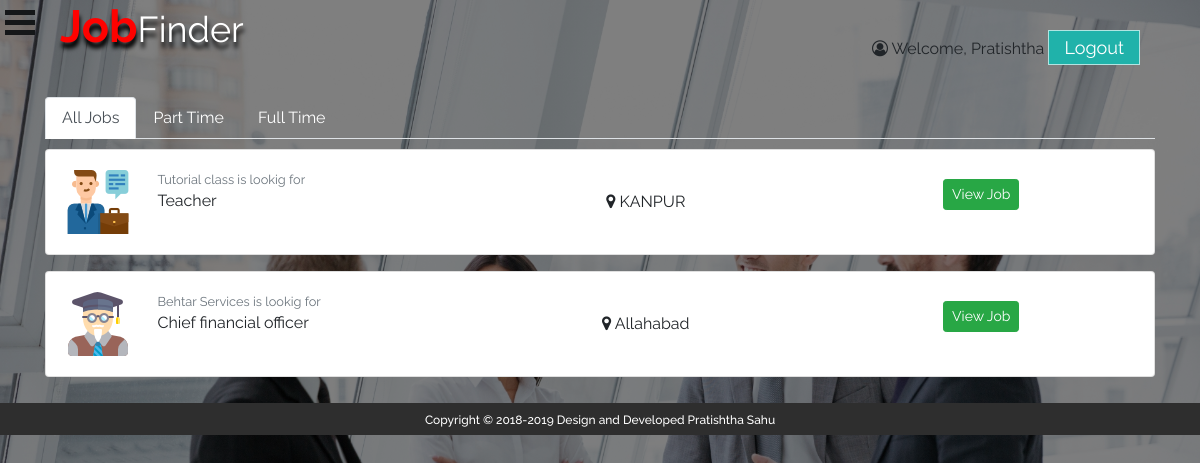
The app's page /jobportal/user/jobseeker_dashboard.php (signed in) with its own data.
### tables this page shows
CREATE TABLE `register_jobseeker` (
  `id` int(6) UNSIGNED NOT NULL,
  `Fname` text NOT NULL,
  `Lname` text NOT NULL,
  `FatherName` text NOT NULL,
  `gender` text NOT NULL,
  `dob` text,
  `phone` char(10) NOT NULL,
  `email` text NOT NULL,
  `password` varchar(30) NOT NULL,
  `address` text NOT NULL,
  `resume_file` text NOT NULL,
  `flag` int(1) NOT NULL DEFAULT '0',
  `reg_date` timestamp NOT NULL DEFAULT CURRENT_TIMESTAMP ON UPDATE CURRENT_TIMESTAMP
);

CREATE TABLE `new_jobs` (
  `id` int(6) UNSIGNED NOT NULL,
  `companyname` text NOT NULL,
  `position` text NOT NULL,
  `job_type` text NOT NULL,
  `location` text NOT NULL,
  `salary` text NOT NULL,
  `education` text NOT NULL,
  `experience` text NOT NULL,
  `contact` text NOT NULL,
  `additionaldetails` text NOT NULL,
  `emp_email` text NOT NULL,
  `flag` int(11) NOT NULL,
  `applicants_id` text NOT NULL,
  `reg_date` timestamp NOT NULL DEFAULT CURRENT_TIMESTAMP ON UPDATE CURRENT_TIMESTAMP
);

### jobportal/user/jobseeker_dashboard.php (the view, shortened to what this page needs)
<?php include_once('../header.php');?>
<ul class="nav nav-tabs">
   <li class="nav-item">
      <a class = "nav-link active" href = "#all" data-toggle = "tab">
         All Jobs
      </a>
   </li>
   <li class="nav-item"><a class = "nav-link" href = "#part" data-toggle = "tab">Part Time</a></li>
   <li class="nav-item"><a class = "nav-link" href = "#full" data-toggle = "tab">Full Time</a></li>
</ul>
<div id = "myTabContent" class = "tab-content">
   <div class = "tab-pane active" id = "all">
      <div id="status">
<?php
$sql="SELECT * FROM new_jobs where flag!=0";
	$result=mysqli_query($conn,$sql);
	if($result->num_rows>0)
	{
		while($row=$result->fetch_assoc())
		{ ?>
	<div class="card mb-3">
  <div class="card-body">
  <div class="row">
    <div class="col-1">
	<img src="../image/<?php echo (rand(1,9)); ?>.png"/>
	</div>
    <div class="col">
	<p class="card-text"><small class="text-muted"><?php echo $row["companyname"]; ?> is lookig for </small>
    <br/><?php echo $row["position"]; ?></p>
    </div>
    <div class="col" style=" display: block; margin: auto; text-align: center; ">
     <i class="fa fa-map-marker" aria-hidden="true"></i> <?php echo $row["location"]; ?>
    </div>
    <div class="col" style=" display: block; margin: auto; text-align: center; ">
<form method="GET" action="user_viewjob.php" name="submit">
     <button type="submit" class="btn btn-success btn-sm">View Job</button>
	 </form>
    </div>
  </div>
  </div>
</div>
		<?php }
	}
	else
	{
		echo "o result";
	}
?>
</div>
   </div>
</div>
</div>
<?php include_once('../footer.php')?>

### jobportal/header.php (shortened to what this page needs)
<html>
<head>
<link href="/jobportal/css/bootstrap.css" rel="stylesheet">
<link href="/jobportal/css/style.css" rel="stylesheet">
<link href="https://stackpath.bootstrapcdn.com/font-awesome/4.7.0/css/font-awesome.min.css" rel="stylesheet">
</head>
<?php
include_once('sidebar.php');
?>
<body class="bg-image">
<div class="main-container" id="main-container">
<div class="header">
<h2>Job<small>Finder</small></h2>
<ul class="main-nav">
<?php
 if(isset($_SESSION['useremail'])){
include_once('db.php');
$usremail = $_SESSION['useremail'];
$sql="SELECT Fname FROM register_jobseeker where email='$usremail'";
	$result=mysqli_query($conn,$sql);
	$row=$result->fetch_assoc();
	 ?><li class="active"><i class="fa fa-user-circle-o" aria-hidden="true"></i>
 Welcome, <?php echo $row["Fname"]; ?></li>
<li class="active"><form method="POST" action="<?php echo htmlspecialchars($_SERVER["PHP_SELF"]);?>"><input type="submit" class="btn-change8" name="logoutfrom" value="Logout"/></form></li><?php } ?>
</ul>
</div>
<div class="container">

### jobportal/css/style.css (style rules this page uses)
body { margin: 0; font-family: Arial, Helvetica, sans-serif; }
.main-container { width:100%; display:block; margin:0 auto; }
div#myTabContent { padding: 10px 0; }
.nav-tabs .nav-link { color: #ffffff; }
input[type="submit"] { border: none; outline: none; height: 35px; background: lightseagreen; color: #fff; font-size: 18px; margin: 0 auto; display: table; width: auto; border: 1px solid #ffffffa6; padding: 0 15px; }
.container { display: table; margin: auto; }
.searchform-home input::placeholder, { font-weight:bold; }
.btn-change8 { background: lightseagreen; box-shadow: 0 0 1px #ccc; -webkit-transition-duration: 0.3s; -webkit-transition-timing-function: linear; box-shadow:0px 0 0 #31708f inset; }
.header { width: 100%; max-width: 1080px; margin: 0 auto; }
.header h2 { color: #ff0200; font-size: 45px; text-shadow: 1px 6px 4px #000; font-weight: bold; float: left; }
.header h2 small { color: white; }
.header ul { list-style:none; margin-top:30px; float: right; }
.header ul li { display:inline-block; }
body { margin:0px; padding:0px; font-family: 'Raleway', sans-serif; }
.btn-change8 { background: lightseagreen; box-shadow: 0 0 1px #ccc; -webkit-transition-duration: 0.3s; -webkit-transition-timing-function: linear; box-shadow:0px 0 0 #31708f inset; border: 1px solid grey; color: #fff; }
.bg-image { background:linear-gradient(rgba(0,0,0,0.5),rgba(0,0,0,0.5)),url('/jobportal/image/a.jpg') no-repeat center; background-size:cover; background-attachment:fixed; overflow-x: hidden; }

### records on screen
register_jobseeker: Fname "Pratishtha"
new_jobs: shows a picture, companyname "Tutorial class", position "Teacher", location "KANPUR"
new_jobs: shows a picture, companyname "Behtar Services", position "Chief financial officer", location "Allahabad"
